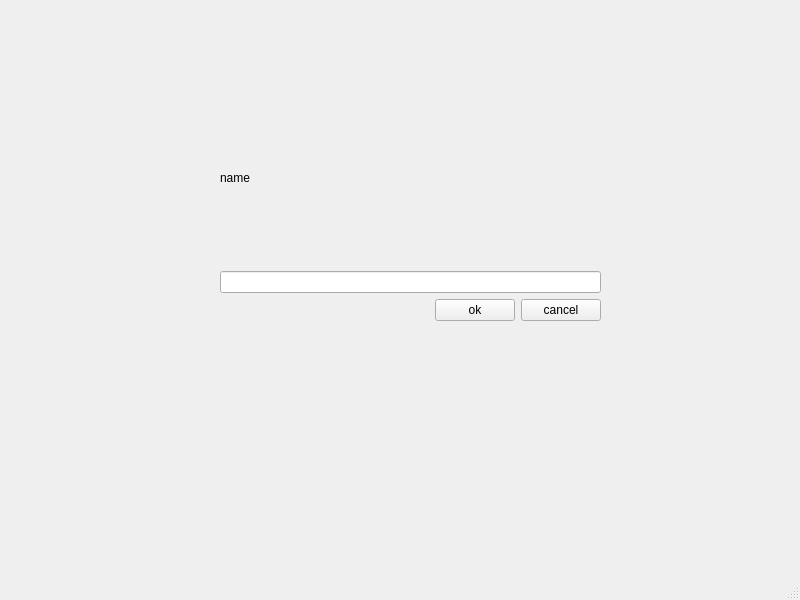
<?xml version="1.0" encoding="UTF-8"?>
<ui version="4.0">
 <class>MainWindow</class>
 <widget class="QMainWindow" name="MainWindow">
  <property name="geometry">
   <rect>
    <x>0</x>
    <y>0</y>
    <width>800</width>
    <height>600</height>
   </rect>
  </property>
  <property name="windowTitle">
   <string>MainWindow</string>
  </property>
  <widget class="QWidget" name="centralwidget">
   <widget class="QWidget" name="">
    <property name="geometry">
     <rect>
      <x>220</x>
      <y>90</y>
      <width>381</width>
      <height>231</height>
     </rect>
    </property>
    <layout class="QVBoxLayout" name="verticalLayout">
     <item>
      <widget class="QLabel" name="label">
       <property name="text">
        <string>name</string>
       </property>
       <property name="buddy">
        <cstring>lineEdit</cstring>
       </property>
      </widget>
     </item>
     <item>
      <widget class="QLineEdit" name="lineEdit"/>
     </item>
     <item>
      <layout class="QHBoxLayout" name="horizontalLayout">
       <item>
        <spacer name="horizontalSpacer">
         <property name="orientation">
          <enum>Qt::Horizontal</enum>
         </property>
         <property name="sizeHint" stdset="0">
          <size>
           <width>40</width>
           <height>20</height>
          </size>
         </property>
        </spacer>
       </item>
       <item>
        <widget class="QPushButton" name="pushButton">
         <property name="text">
          <string>ok</string>
         </property>
        </widget>
       </item>
       <item>
        <widget class="QPushButton" name="pushButton_2">
         <property name="text">
          <string>cancel</string>
         </property>
        </widget>
       </item>
      </layout>
     </item>
    </layout>
   </widget>
  </widget>
  <widget class="QMenuBar" name="menubar">
   <property name="geometry">
    <rect>
     <x>0</x>
     <y>0</y>
     <width>800</width>
     <height>23</height>
    </rect>
   </property>
  </widget>
  <widget class="QStatusBar" name="statusbar"/>
 </widget>
 <tabstops>
  <tabstop>lineEdit</tabstop>
  <tabstop>pushButton</tabstop>
  <tabstop>pushButton_2</tabstop>
 </tabstops>
 <resources/>
 <connections>
  <connection>
   <sender>pushButton_2</sender>
   <signal>clicked()</signal>
   <receiver>MainWindow</receiver>
   <slot>close()</slot>
   <hints>
    <hint type="sourcelabel">
     <x>598</x>
     <y>304</y>
    </hint>
    <hint type="destinationlabel">
     <x>523</x>
     <y>333</y>
    </hint>
   </hints>
  </connection>
  <connection>
   <sender>pushButton</sender>
   <signal>clicked()</signal>
   <receiver>MainWindow</receiver>
   <slot>update()</slot>
   <hints>
    <hint type="sourcelabel">
     <x>448</x>
     <y>305</y>
    </hint>
    <hint type="destinationlabel">
     <x>395</x>
     <y>329</y>
    </hint>
   </hints>
  </connection>
 </connections>
</ui>
